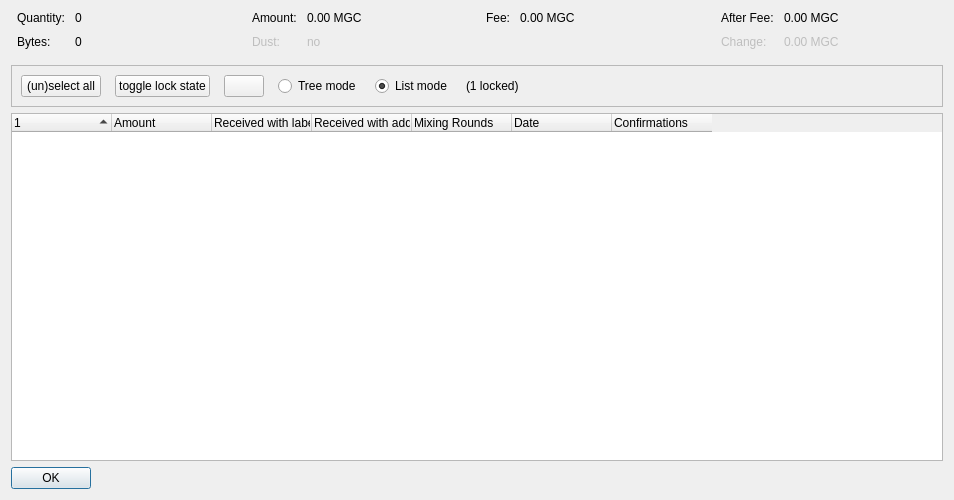
<?xml version="1.0" encoding="UTF-8"?>
<ui version="4.0">
 <class>CoinControlDialog</class>
 <widget class="QDialog" name="CoinControlDialog">
  <property name="geometry">
   <rect>
    <x>0</x>
    <y>0</y>
    <width>954</width>
    <height>500</height>
   </rect>
  </property>
  <property name="windowTitle">
   <string>Coin Selection</string>
  </property>
  <layout class="QVBoxLayout" name="verticalLayout">
   <item>
    <layout class="QHBoxLayout" name="horizontalLayoutTop" stretch="0,0,0,0">
     <property name="topMargin">
      <number>0</number>
     </property>
     <property name="bottomMargin">
      <number>10</number>
     </property>
     <item>
      <layout class="QFormLayout" name="formLayoutCoinControl1">
       <property name="horizontalSpacing">
        <number>10</number>
       </property>
       <property name="verticalSpacing">
        <number>10</number>
       </property>
       <property name="leftMargin">
        <number>6</number>
       </property>
       <property name="rightMargin">
        <number>6</number>
       </property>
       <item row="0" column="0">
        <widget class="QLabel" name="labelCoinControlQuantityText">
         <property name="text">
          <string>Quantity:</string>
         </property>
        </widget>
       </item>
       <item row="0" column="1">
        <widget class="QLabel" name="labelCoinControlQuantity">
         <property name="cursor">
          <cursorShape>IBeamCursor</cursorShape>
         </property>
         <property name="contextMenuPolicy">
          <enum>Qt::ActionsContextMenu</enum>
         </property>
         <property name="text">
          <string notr="true">0</string>
         </property>
         <property name="textInteractionFlags">
          <set>Qt::LinksAccessibleByMouse|Qt::TextSelectableByKeyboard|Qt::TextSelectableByMouse</set>
         </property>
        </widget>
       </item>
       <item row="1" column="0">
        <widget class="QLabel" name="labelCoinControlBytesText">
         <property name="text">
          <string>Bytes:</string>
         </property>
        </widget>
       </item>
       <item row="1" column="1">
        <widget class="QLabel" name="labelCoinControlBytes">
         <property name="cursor">
          <cursorShape>IBeamCursor</cursorShape>
         </property>
         <property name="contextMenuPolicy">
          <enum>Qt::ActionsContextMenu</enum>
         </property>
         <property name="text">
          <string notr="true">0</string>
         </property>
         <property name="textInteractionFlags">
          <set>Qt::LinksAccessibleByMouse|Qt::TextSelectableByKeyboard|Qt::TextSelectableByMouse</set>
         </property>
        </widget>
       </item>
      </layout>
     </item>
     <item>
      <layout class="QFormLayout" name="formLayoutCoinControl2">
       <property name="horizontalSpacing">
        <number>10</number>
       </property>
       <property name="verticalSpacing">
        <number>10</number>
       </property>
       <property name="leftMargin">
        <number>6</number>
       </property>
       <property name="rightMargin">
        <number>6</number>
       </property>
       <item row="0" column="0">
        <widget class="QLabel" name="labelCoinControlAmountText">
         <property name="text">
          <string>Amount:</string>
         </property>
        </widget>
       </item>
       <item row="0" column="1">
        <widget class="QLabel" name="labelCoinControlAmount">
         <property name="cursor">
          <cursorShape>IBeamCursor</cursorShape>
         </property>
         <property name="contextMenuPolicy">
          <enum>Qt::ActionsContextMenu</enum>
         </property>
         <property name="text">
          <string notr="true">0.00 MGC</string>
         </property>
         <property name="textInteractionFlags">
          <set>Qt::LinksAccessibleByMouse|Qt::TextSelectableByKeyboard|Qt::TextSelectableByMouse</set>
         </property>
        </widget>
       </item>
       <item row="1" column="0">
        <widget class="QLabel" name="labelCoinControlLowOutputText">
         <property name="enabled">
          <bool>false</bool>
         </property>
         <property name="text">
          <string>Dust:</string>
         </property>
        </widget>
       </item>
       <item row="1" column="1">
        <widget class="QLabel" name="labelCoinControlLowOutput">
         <property name="enabled">
          <bool>false</bool>
         </property>
         <property name="cursor">
          <cursorShape>IBeamCursor</cursorShape>
         </property>
         <property name="contextMenuPolicy">
          <enum>Qt::ActionsContextMenu</enum>
         </property>
         <property name="text">
          <string notr="true">no</string>
         </property>
         <property name="textInteractionFlags">
          <set>Qt::LinksAccessibleByMouse|Qt::TextSelectableByKeyboard|Qt::TextSelectableByMouse</set>
         </property>
        </widget>
       </item>
      </layout>
     </item>
     <item>
      <layout class="QFormLayout" name="formLayoutCoinControl3">
       <property name="horizontalSpacing">
        <number>10</number>
       </property>
       <property name="verticalSpacing">
        <number>10</number>
       </property>
       <property name="leftMargin">
        <number>6</number>
       </property>
       <property name="rightMargin">
        <number>6</number>
       </property>
       <item row="0" column="0">
        <widget class="QLabel" name="labelCoinControlFeeText">
         <property name="text">
          <string>Fee:</string>
         </property>
        </widget>
       </item>
       <item row="0" column="1">
        <widget class="QLabel" name="labelCoinControlFee">
         <property name="cursor">
          <cursorShape>IBeamCursor</cursorShape>
         </property>
         <property name="contextMenuPolicy">
          <enum>Qt::ActionsContextMenu</enum>
         </property>
         <property name="text">
          <string notr="true">0.00 MGC</string>
         </property>
         <property name="textInteractionFlags">
          <set>Qt::LinksAccessibleByMouse|Qt::TextSelectableByKeyboard|Qt::TextSelectableByMouse</set>
         </property>
        </widget>
       </item>
      </layout>
     </item>
     <item>
      <layout class="QFormLayout" name="formLayoutCoinControl4">
       <property name="horizontalSpacing">
        <number>10</number>
       </property>
       <property name="verticalSpacing">
        <number>10</number>
       </property>
       <property name="leftMargin">
        <number>6</number>
       </property>
       <property name="rightMargin">
        <number>6</number>
       </property>
       <item row="0" column="0">
        <widget class="QLabel" name="labelCoinControlAfterFeeText">
         <property name="text">
          <string>After Fee:</string>
         </property>
        </widget>
       </item>
       <item row="0" column="1">
        <widget class="QLabel" name="labelCoinControlAfterFee">
         <property name="cursor">
          <cursorShape>IBeamCursor</cursorShape>
         </property>
         <property name="contextMenuPolicy">
          <enum>Qt::ActionsContextMenu</enum>
         </property>
         <property name="text">
          <string notr="true">0.00 MGC</string>
         </property>
         <property name="textInteractionFlags">
          <set>Qt::LinksAccessibleByMouse|Qt::TextSelectableByKeyboard|Qt::TextSelectableByMouse</set>
         </property>
        </widget>
       </item>
       <item row="1" column="0">
        <widget class="QLabel" name="labelCoinControlChangeText">
         <property name="enabled">
          <bool>false</bool>
         </property>
         <property name="text">
          <string>Change:</string>
         </property>
        </widget>
       </item>
       <item row="1" column="1">
        <widget class="QLabel" name="labelCoinControlChange">
         <property name="enabled">
          <bool>false</bool>
         </property>
         <property name="cursor">
          <cursorShape>IBeamCursor</cursorShape>
         </property>
         <property name="contextMenuPolicy">
          <enum>Qt::ActionsContextMenu</enum>
         </property>
         <property name="text">
          <string notr="true">0.00 MGC</string>
         </property>
         <property name="textInteractionFlags">
          <set>Qt::LinksAccessibleByMouse|Qt::TextSelectableByKeyboard|Qt::TextSelectableByMouse</set>
         </property>
        </widget>
       </item>
      </layout>
     </item>
    </layout>
   </item>
   <item>
    <widget class="QFrame" name="frame">
     <property name="minimumSize">
      <size>
       <width>0</width>
       <height>40</height>
      </size>
     </property>
     <property name="frameShape">
      <enum>QFrame::StyledPanel</enum>
     </property>
     <property name="frameShadow">
      <enum>QFrame::Sunken</enum>
     </property>
     <layout class="QHBoxLayout" name="horizontalLayout">
      <item>
       <layout class="QHBoxLayout" name="horizontalLayoutPanel" stretch="0,0,0,0,0,0,0">
        <property name="spacing">
         <number>14</number>
        </property>
        <item>
         <widget class="QPushButton" name="pushButtonSelectAll">
          <property name="sizePolicy">
           <sizepolicy hsizetype="Maximum" vsizetype="Fixed">
            <horstretch>0</horstretch>
            <verstretch>0</verstretch>
           </sizepolicy>
          </property>
          <property name="text">
           <string>(un)select all</string>
          </property>
          <property name="autoDefault">
           <bool>false</bool>
          </property>
         </widget>
        </item>
        <item>
         <widget class="QPushButton" name="pushButtonToggleLock">
          <property name="sizePolicy">
           <sizepolicy hsizetype="Maximum" vsizetype="Fixed">
            <horstretch>0</horstretch>
            <verstretch>0</verstretch>
           </sizepolicy>
          </property>
          <property name="text">
           <string>toggle lock state</string>
          </property>
          <property name="autoDefault">
           <bool>false</bool>
          </property>
         </widget>
        </item>
        <item>
         <widget class="QPushButton" name="hideButton">
          <property name="sizePolicy">
           <sizepolicy hsizetype="Maximum" vsizetype="Fixed">
            <horstretch>0</horstretch>
            <verstretch>0</verstretch>
           </sizepolicy>
          </property>
          <property name="text">
           <string/>
          </property>
          <property name="autoDefault">
           <bool>false</bool>
          </property>
         </widget>
        </item>
        <item>
         <widget class="QRadioButton" name="radioTreeMode">
          <property name="sizePolicy">
           <sizepolicy hsizetype="Maximum" vsizetype="Fixed">
            <horstretch>0</horstretch>
            <verstretch>0</verstretch>
           </sizepolicy>
          </property>
          <property name="text">
           <string>Tree mode</string>
          </property>
         </widget>
        </item>
        <item>
         <widget class="QRadioButton" name="radioListMode">
          <property name="sizePolicy">
           <sizepolicy hsizetype="Maximum" vsizetype="Fixed">
            <horstretch>0</horstretch>
            <verstretch>0</verstretch>
           </sizepolicy>
          </property>
          <property name="text">
           <string>List mode</string>
          </property>
          <property name="checked">
           <bool>true</bool>
          </property>
         </widget>
        </item>
        <item>
         <widget class="QLabel" name="labelLocked">
          <property name="text">
           <string>(1 locked)</string>
          </property>
         </widget>
        </item>
        <item>
         <spacer name="horizontalSpacer">
          <property name="orientation">
           <enum>Qt::Horizontal</enum>
          </property>
          <property name="sizeHint" stdset="0">
           <size>
            <width>40</width>
            <height>20</height>
           </size>
          </property>
         </spacer>
        </item>
       </layout>
      </item>
     </layout>
    </widget>
   </item>
   <item>
    <widget class="CoinControlTreeWidget" name="treeWidget">
     <property name="contextMenuPolicy">
      <enum>Qt::CustomContextMenu</enum>
     </property>
     <property name="sortingEnabled">
      <bool>false</bool>
     </property>
     <property name="columnCount">
      <number>7</number>
     </property>
     <attribute name="headerShowSortIndicator" stdset="0">
      <bool>true</bool>
     </attribute>
     <attribute name="headerStretchLastSection">
      <bool>false</bool>
     </attribute>
     <column>
      <property name="text">
       <string/>
      </property>
     </column>
     <column>
      <property name="text">
       <string>Amount</string>
      </property>
     </column>
     <column>
      <property name="text">
       <string>Received with label</string>
      </property>
     </column>
     <column>
      <property name="text">
       <string>Received with address</string>
      </property>
     </column>
     <column>
      <property name="text">
       <string>Mixing Rounds</string>
      </property>
     </column>
     <column>
      <property name="text">
       <string>Date</string>
      </property>
     </column>
     <column>
      <property name="text">
       <string>Confirmations</string>
      </property>
      <property name="toolTip">
       <string>Confirmed</string>
      </property>
     </column>
    </widget>
   </item>
   <item>
    <widget class="QDialogButtonBox" name="buttonBox">
     <property name="sizePolicy">
      <sizepolicy hsizetype="Maximum" vsizetype="Fixed">
       <horstretch>0</horstretch>
       <verstretch>0</verstretch>
      </sizepolicy>
     </property>
     <property name="orientation">
      <enum>Qt::Horizontal</enum>
     </property>
     <property name="standardButtons">
      <set>QDialogButtonBox::Ok</set>
     </property>
    </widget>
   </item>
  </layout>
 </widget>
 <customwidgets>
  <customwidget>
   <class>CoinControlTreeWidget</class>
   <extends>QTreeWidget</extends>
   <header>qt/coincontroltreewidget.h</header>
  </customwidget>
 </customwidgets>
 <resources/>
 <connections/>
</ui>
